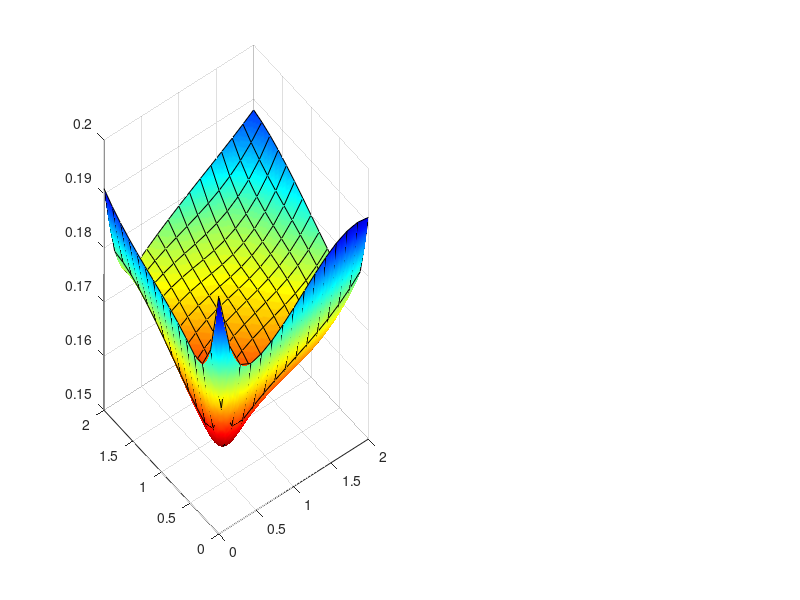

Source code (MATLAB): (Note: this script raises an error after producing the figure.)
clc; clear; close all;


lambdas = [0 0.1 0.5 1.0 2.0];
[L_graph, L_cons] = meshgrid(lambdas, lambdas);

MAE = [
    0.194 0.186 0.178 0.183 0.191;
    0.185 0.176 0.169 0.173 0.182;
    0.179 0.168 0.162 0.167 0.175;
    0.183 0.173 0.167 0.171 0.180;
    0.191 0.181 0.174 0.179 0.188
];


fine = 120;
xq = linspace(min(lambdas), max(lambdas), fine);
yq = linspace(min(lambdas), max(lambdas), fine);
[Xq,Yq] = meshgrid(xq,yq);
Zq = interp2(L_graph, L_cons, MAE, Xq, Yq, 'spline');


cmap = flipud(jet);

figure('Color','w','Position',[100 100 1200 500])


subplot(1,2,1)

s = surf(Xq, Yq, Zq);
shading interp
colormap(cmap)



hold on

xgrid = linspace(min(lambdas), max(lambdas), 15);
ygrid = linspace(min(lambdas), max(lambdas), 15);
[Xg,Yg] = meshgrid(xgrid, ygrid);
Zg = interp2(L_graph, L_cons, MAE, Xg, Yg, 'spline');

mesh(Xg, Yg, Zg, 'EdgeColor', 'k', 'FaceAlpha', 0, 'LineWidth', 0.2);
hold off

ax = gca;
ax.FontSize = 11;
ax.LineWidth = 1;
ax.XColor = 'k';
ax.YColor = 'k';
ax.ZColor = 'k';
ax.Color = 'w';
ax.Box = 'on';

xlabel('\lambda_{graph}','FontSize',12,'Color','k')
hY = ylabel('\lambda_{consistency}','FontSize',12,'Color','k');


hY.Units = 'centimeters';

pos = hY.Position; 
pos(2) = pos(2) + 1.7;   
hY.Position = pos;

hY.Rotation = - 30;   
zlabel('MAE','FontSize',12,'Color','k')
view(135,50)
grid on


subplot(1,2,2)

levels = 15;


contf = contourf(Xq, Yq, Zq, levels);
colormap(cmap)
colorbar('Color','k')
hold on

contl = contour(Xq, Yq, Zq, levels, 'k','LineWidth',0.6);


clabel(contl, 'FontSize',11,'Color','k','LabelSpacing',300)  
hLabels = findobj(gca,'Type','text');  
for i = 1:length(hLabels)
    val = str2double(hLabels(i).String);
    if val >= 0.175
        delete(hLabels(i)) 
    end
end

ax2 = gca;
ax2.FontSize = 11;
ax2.LineWidth = 1;
ax2.XColor = 'k';
ax2.YColor = 'k';
ax2.Color = 'w';
ax2.Box = 'on';

xlabel('\lambda_{graph}','FontSize',12,'Color','k')
ylabel('\lambda_{consistency}','FontSize',12,'Color','k')
title('MAE','FontSize',12,'Color','k')
grid off
